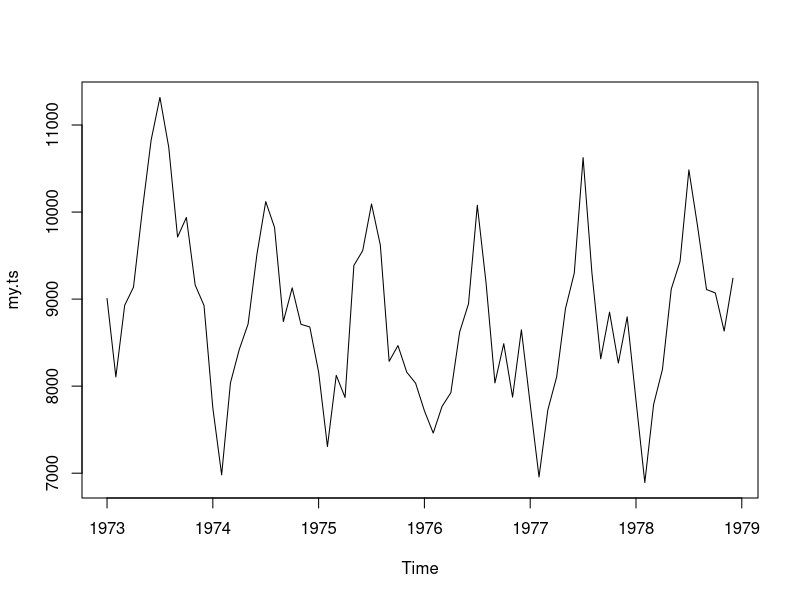
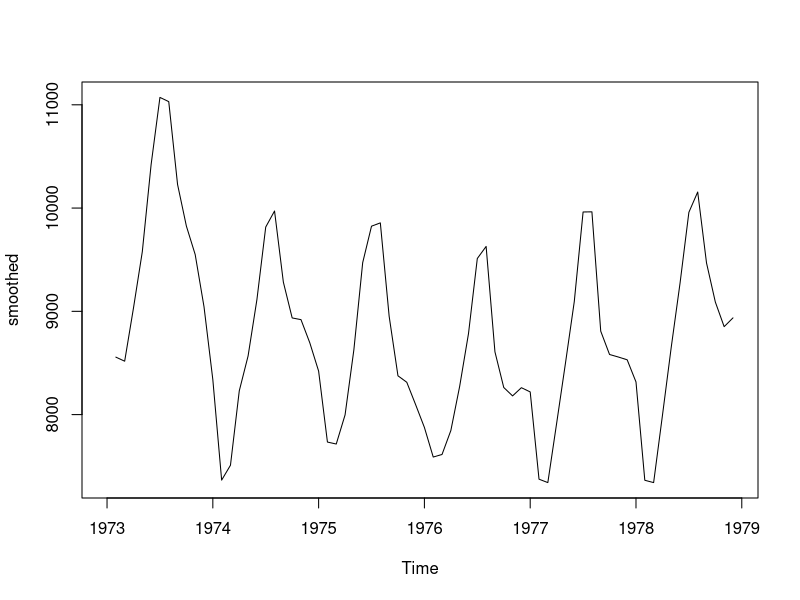
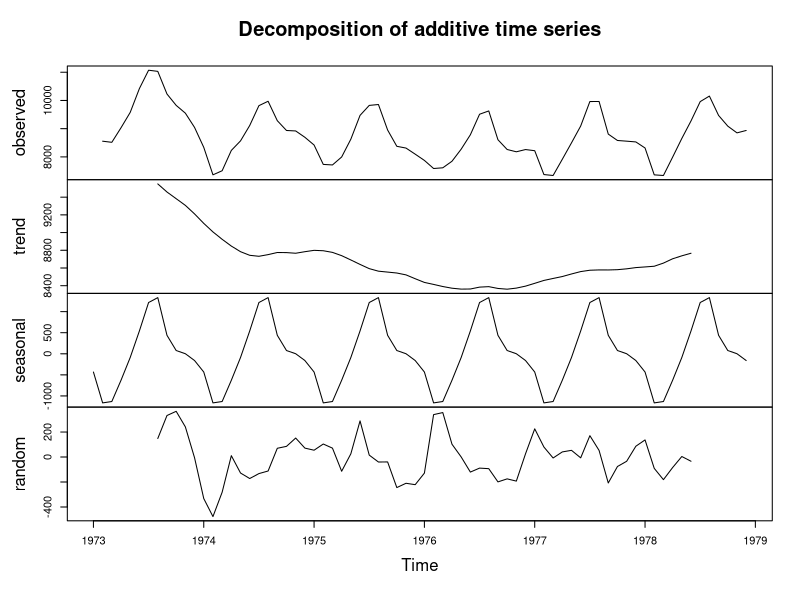
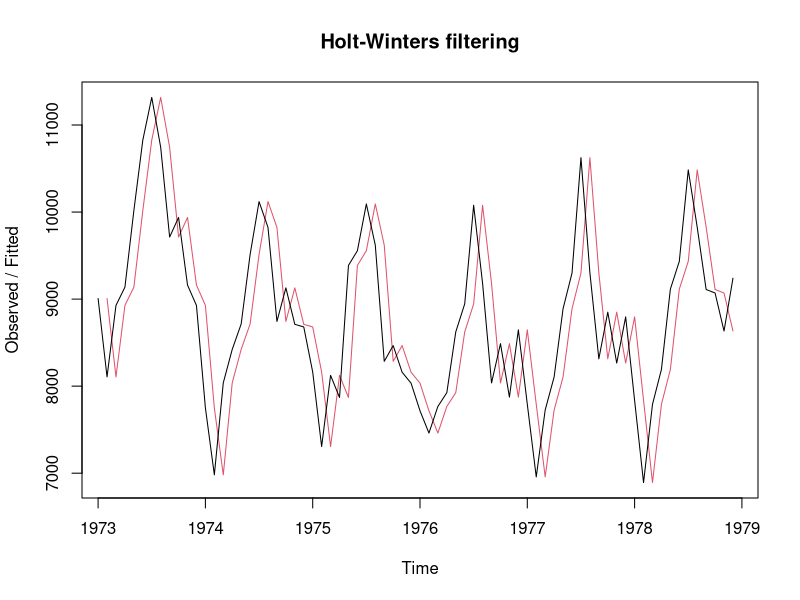
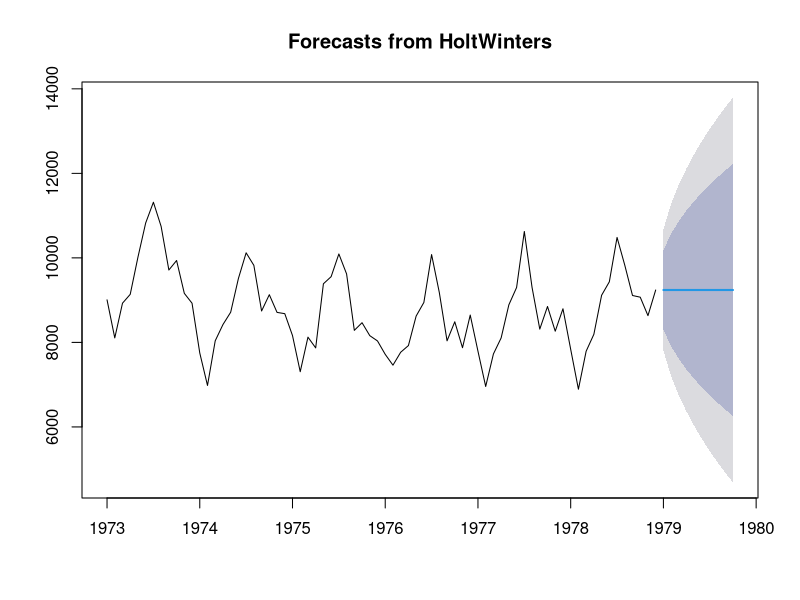
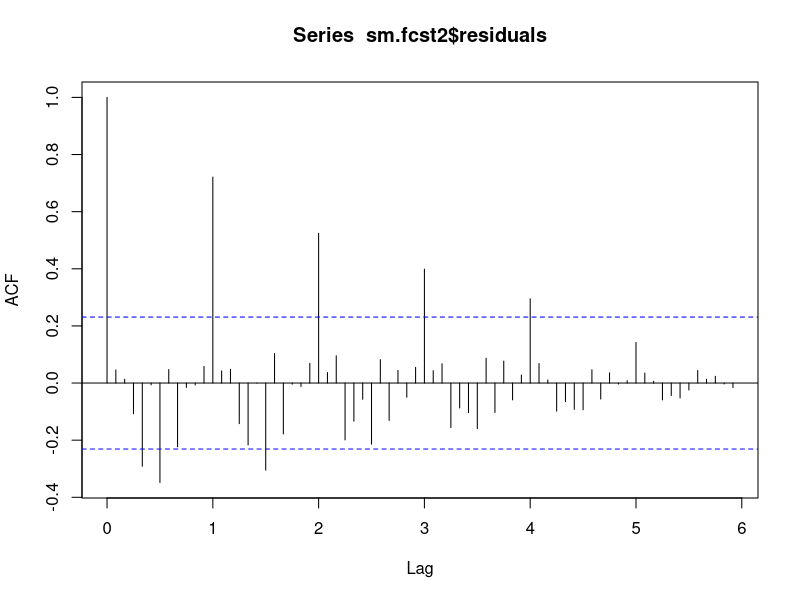

R code for these plots, in order:
# install.packages("TTR")
library("TTR")
# install.packages("forecast")
library("forecast")

# plots
my.ts = USAccDeaths
plot.ts(my.ts)

smoothed = SMA(my.ts, n = 2)
plot.ts(smoothed)

comp = decompose(smoothed)
plot(comp)

# forecast
sm.fcst = HoltWinters(x = my.ts, beta = FALSE, gamma = FALSE)
plot(sm.fcst)

sm.fcst2 = forecast(sm.fcst, h = 10)
sm.fcst2$residuals
#             Jan        Feb        Mar        Apr
# 1973         NA  -901.0000   821.9404   209.0543
# 1974 -1177.0155  -769.0778  1056.9492   384.0699
# 1975  -518.0020  -856.0342   817.9434  -253.9459
# 1976  -317.0083  -256.0210   305.9831   158.0202
# 1977  -854.9489  -835.0565   768.9448   380.0508
# 1978  -959.9649  -944.0635   898.9376   401.0594
#             May        Jun        Jul        Aug
# 1973   880.0138   809.0582   491.0535  -572.9675
# 1974   292.0254   798.0193   608.0528  -296.9598
# 1975  1516.9832   169.1003   537.0112  -472.9645
# 1976   698.0104   322.0461  1133.0213  -898.9251
# 1977   784.0251   409.0518  1326.0270 -1322.9123
# 1978   923.0265   319.0610  1050.0211  -656.9306
#             Sep        Oct        Nov        Dec
# 1973 -1031.0379   224.9318  -776.9851  -234.0514
# 1974 -1080.0196   385.9286  -418.9745   -30.0277
# 1975 -1335.0313   180.9117  -305.9880  -126.0202
# 1976 -1142.0594   450.9245  -613.9702   772.9594
# 1977  -988.0875   535.9347  -584.9646   530.9613
# 1978  -717.0434   -40.0474  -437.0026   606.9711
plot(sm.fcst2)

# errors
sm.fcst2$residuals[1] = -1000
length(sm.fcst2$residuals)  # 72
acf(sm.fcst2$residuals, lag.max = 72)
